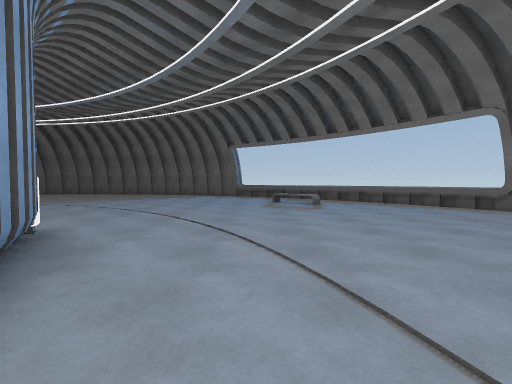
View 1 (above)

21 first-person views from a walk through a 3-D level made in the Unity game engine. The camera is 1.2 m above the floor, tilts 2° down and sees 85° across. Doors are open. The floor is counted in squares, 2 m on a side. Each view is taken from the middle of a square. On the plan, view 1 faces up. The plan holds only what a view shows up to about 9 squares ahead; the rest is blank. The player character is not drawn.

View 2
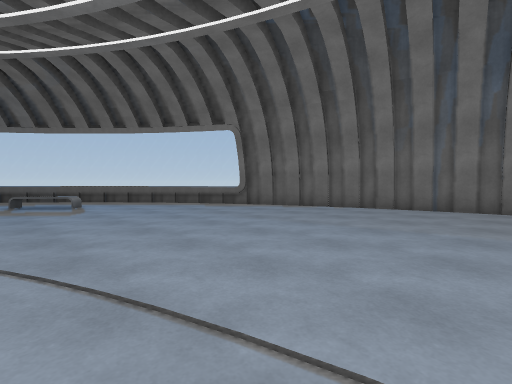

View 3
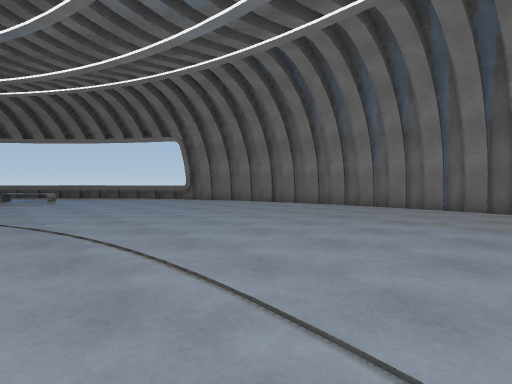

View 4
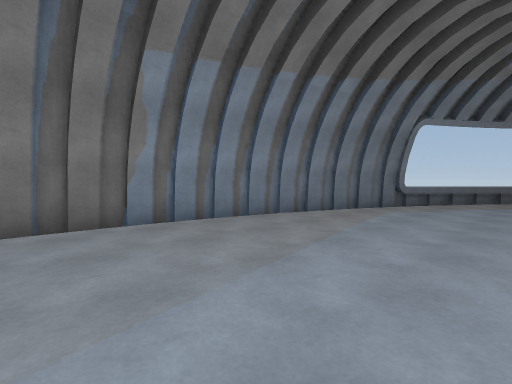

View 5
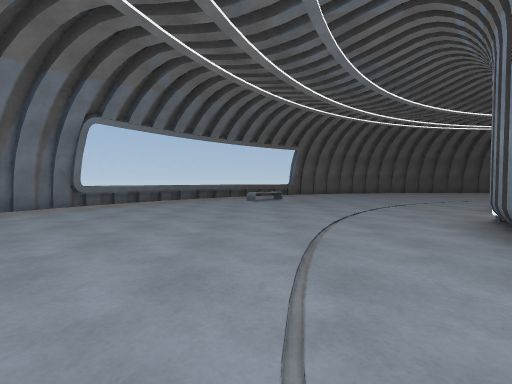

View 6
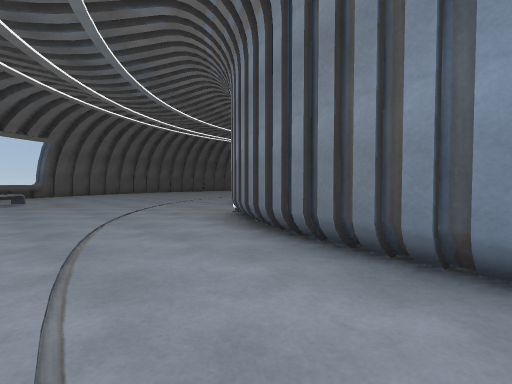

View 7
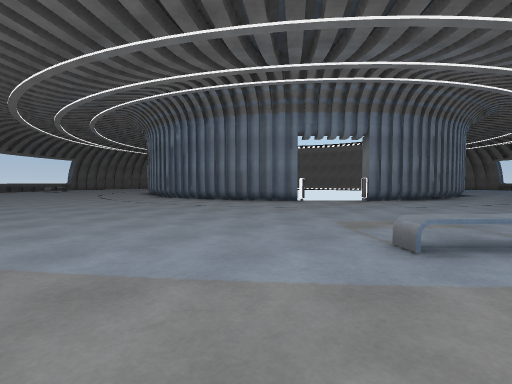

View 8
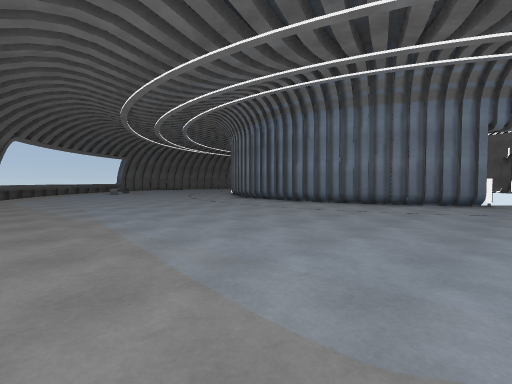

View 9
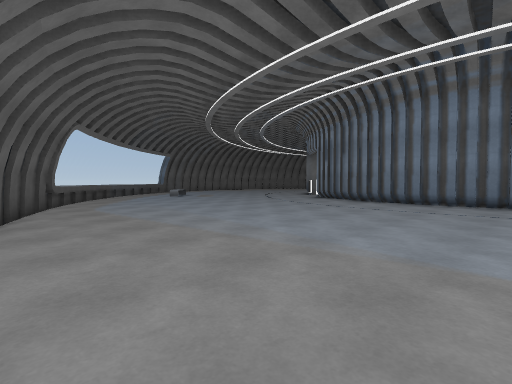

View 10
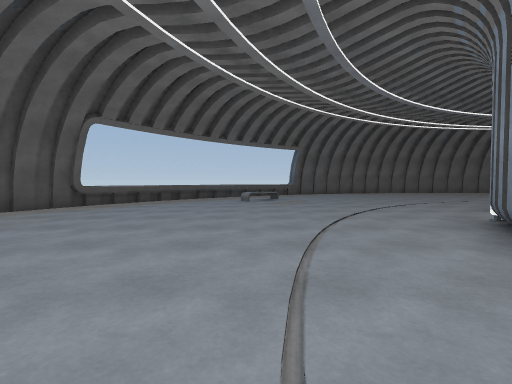

View 11
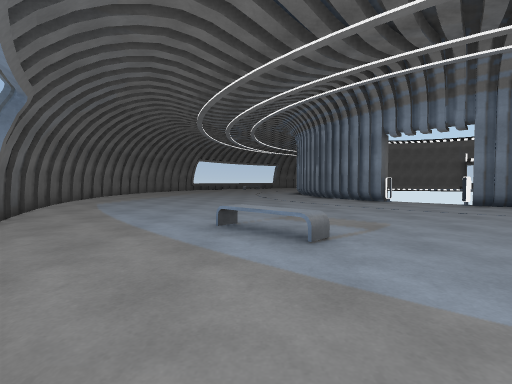

View 12
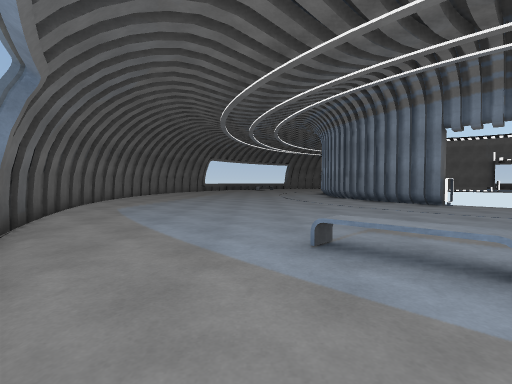

View 13
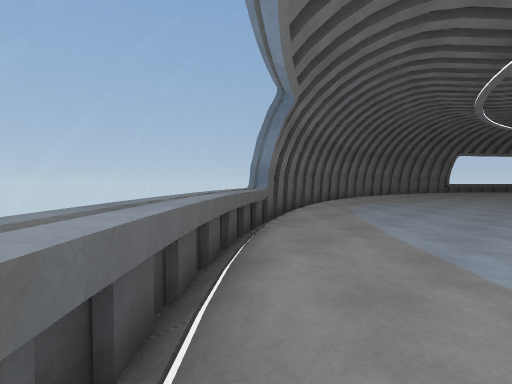

View 14
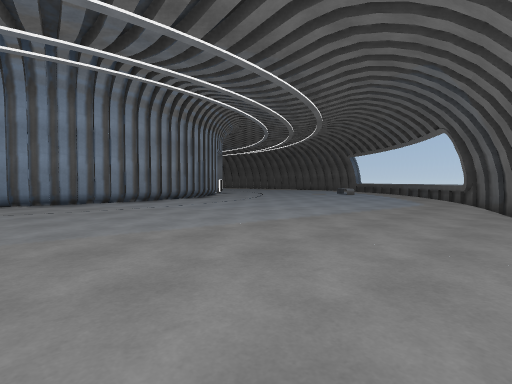

View 15
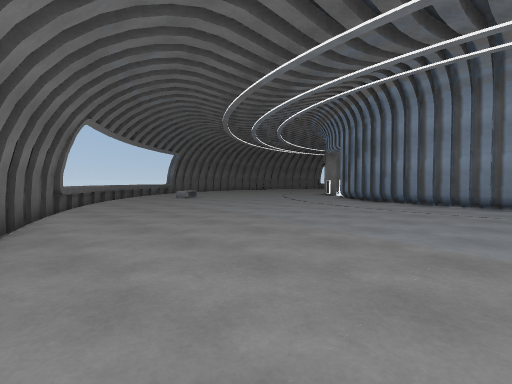

View 16
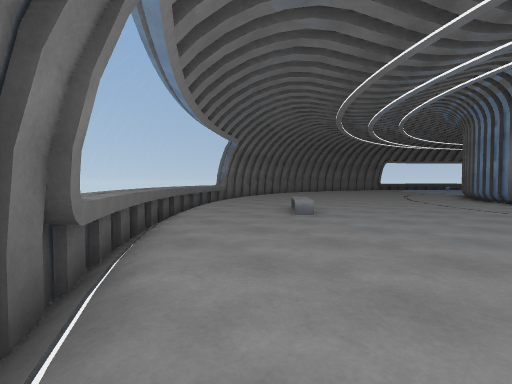

View 17
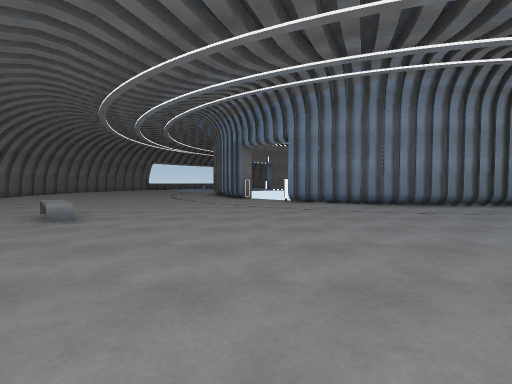

View 18
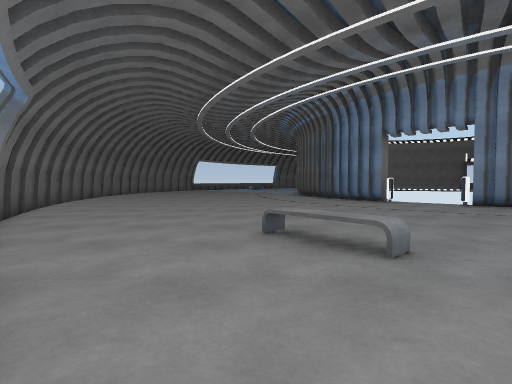

View 19
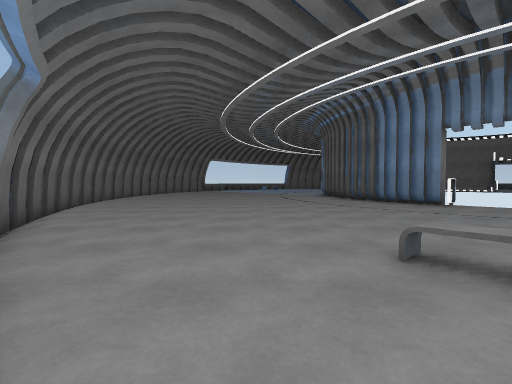

View 20
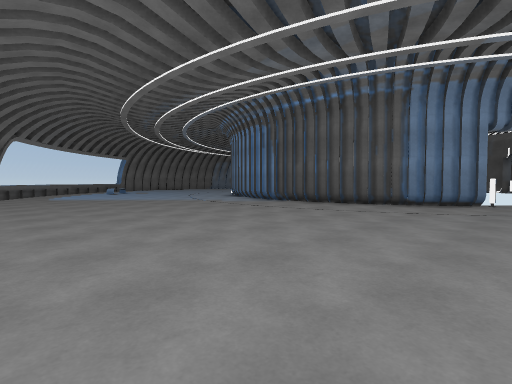

View 21
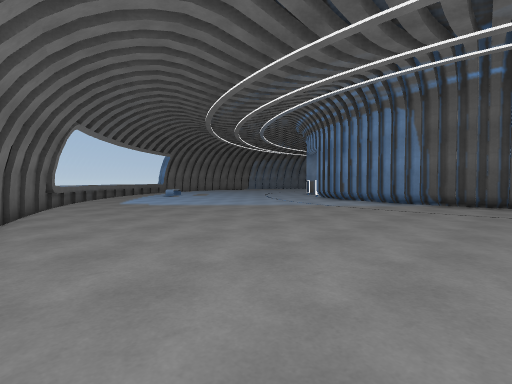

### Floor plan
Key: @ floor where view 1 was taken; # wall or solid block; . floor; / step, stairs or slope; D open door; = window, fence, low wall or low ledge; L lamp; O other object.
Columns run from 25 left of view 1 to 8 right of it. Each row starts with its distance up from view 1.
 15             ###
 14          ####//////// ###
 13          #//..........//###
 12       #= /............../==#
 11      #=/................../=#
 10     #=/..................../=#
  9    #=/....................../=#
  8   #=/...................../../=#
  7   #=..........................=#
  6  ##/...........####.........../##
  5  #/..........###  ##  ........./#
  4  #/........DL         D......../#
  3   ........#LD         L.........##
  2  /........#            #......../#
  1  /........#             ......../#
  0  /.......##              @....../#
 -1  /.......#               ......./#
 -2  /.......#              #......./#
 -3  /.......##            ##......./#
 -4 #/........#            #......../#
 -5 #/........#            #......../#
 -6 ##.........OD         O#........##
 -7  #/........DL        LD......../#
 -8  #/.........####  ###........../#
 -9  ##/...........####.........../##
-10   #=..........................=#
-11    =/......................../=#
-12    #=/.....................  =#
-13     #=/....................
-14        /................../
-15        ==/.............
-16        ###//........../
-17          ### //////

Positions as (right, up) in squares from view 1, and headings:
1: (0, 0), facing up
2: (0, 0), facing up-right
3: (0, -3), facing up-right
4: (3, -1), facing down-right
5: (1, -2), facing down
6: (1, -2), facing down-left
7: (1, -14), facing up-left
8: (-3, -16), facing up-left
9: (-7, -17), facing up-left
10: (-9, -11), facing left
11: (-18, -14), facing up
12: (-19, -13), facing up
13: (-19, -13), facing up-left
14: (-24, 1), facing down-right
15: (-24, -2), facing up-right
16: (-23, 4), facing up-right
17: (-23, 4), facing right
18: (-21, 8), facing right
19: (-20, 9), facing right
20: (-14, 13), facing down-right
21: (-10, 14), facing down-right
